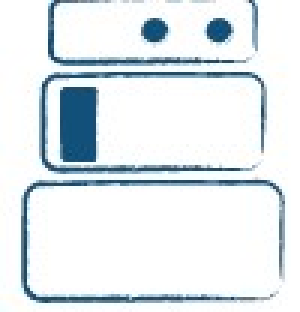
#> input picture staticfiles/img/rob.jpg, 100 x 104 px (shown 3 times larger); its folder holds only this picture in this run
$ python -i utils.py   (imports and definitions only)
#> lines starting #> are read from the running program, lines starting #| are printed output that depends on the picture
import uuid
import cv2
import itertools
import os
import pprint

from multiprocessing.dummy import Pool

try:
    from web.semlog_mongo.semlog_mongo.mongo import *
    from web.semlog_mongo.semlog_mongo.utils import *
    from web.semlog_vis.semlog_vis.image import *
    from web.website.settings import CONFIG_PATH, IMAGE_ROOT
    from web.image_path.logger import Logger
except Exception as e:
    os.system("git submodule init")
    os.system("git submodule update")
    from web.semlog_mongo.semlog_mongo.mongo import *
    from web.semlog_mongo.semlog_mongo.utils import *
    from web.semlog_vis.semlog_vis.image import *
    from web.website.settings import CONFIG_PATH, IMAGE_ROOT
    from web.image_path.logger import Logger


def compile_query(data):
    data=data.split(" ")
    optional_data=data[1:]
    data = data[0].split("@")
    search_type = data[0]
    query = {}

    if search_type == "entity":
        query["search_type"] = "entity"
        query['database'] = data[1]
        query['collection'] = data[2].split("+")
        query['logic'] = data[3]
        query['class'] = data[4].split("+")
        query['type'] = data[5].split("+")

        if len(optional_data)!=0:
            if "label" in optional_data:
                query['label']=True
            if "crop" in optional_data:
                query['crop']=True
            if "detection" in optional_data:
                query['detection']=True
            if "classifier" in optional_data:
                query['classifier']=True

    elif search_type == "scan":
        query["search_type"] = "scan"
        query['database'] = data[1]
        query['collection'] = data[1]+".meta"
        query['class'] = data[2].split("+")
        query['type'] = data[3].split("+")

    elif search_type == "event":
        query["search_type"] = "event"
        query['database'] = data[1]
        query['collection'] = data[2]
        query['camera_view'] = data[3]
        query['timestamp'] = data[4]
        query['class']=['Event']
        query['type'] = data[5].split("+")
    return query

# [82 lines left out: functions compile_customization, customize_image_resolution, convert_padding_type, recalculate_bb, not called in this run]

>>> import cv2
>>> picture = cv2.imread('../../../staticfiles/img/rob.jpg', cv2.IMREAD_GRAYSCALE)
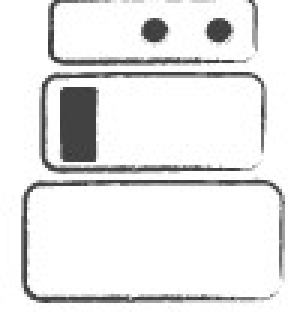
#> picture: shape (104, 100) (shown 3 times larger); min 55, max 255, mean 231.7
#> (the run stopped early here; a loop or call above may not have finished)
